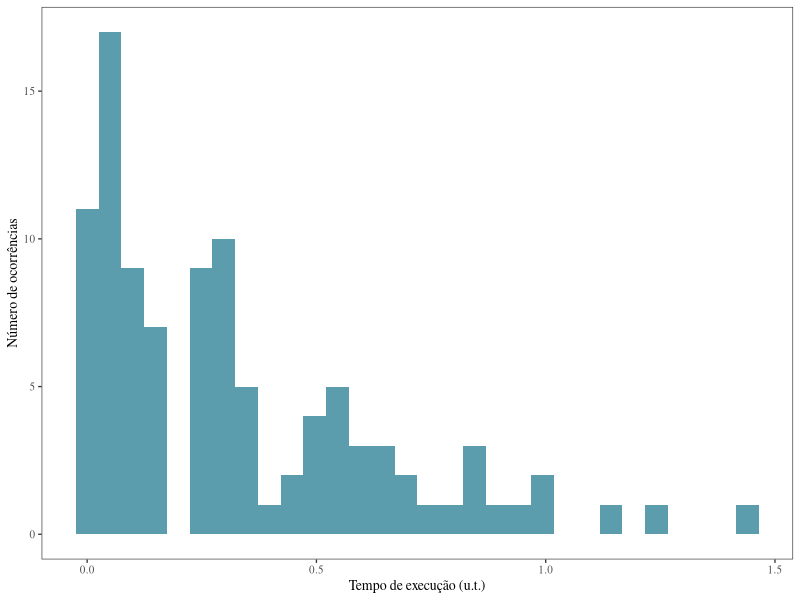
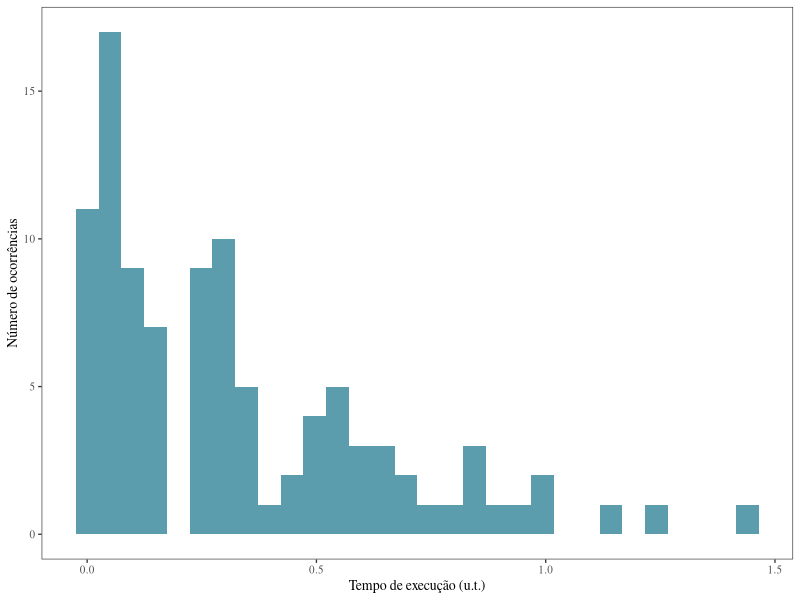

These figures' R source, in order:
## ---- chunk 1
set.seed(1234)
## ---- chunk 2
lambda = 3
n = 100
## ---- chunk 3
tempos<-rep(0,n)
## ---- chunk 4
tempos<-rexp(n = length(tempos), rate = 3)
## ---- chunk 5
library(ggplot2)

mytheme <- theme_bw(base_size=10, base_family = "Times") + 
      theme(panel.background=element_blank(), 
          text=element_text(size=10), 
          plot.title = element_text(size=10),  
          legend.title = element_blank(), 
          panel.grid.major = element_blank(), 
          panel.grid.minor = element_blank()) 

h <- qplot(tempos, 
      geom='histogram',
      ylab = 'Número de ocorrências',
      xlab = 'Tempo de execução (u.t.)',
      fill = I("#5B9DAD")) + 
    mytheme;
h
## ---- chunk 6
pdf(file="figuras/exemplo_7_histograma.pdf", width=2.75, height=1.8, useDingbats = FALSE)
h
dev.off()
## ---- chunk 7
ks.test(tempos, 'pnorm', 1/lambda, (1/lambda)/sqrt(n))
